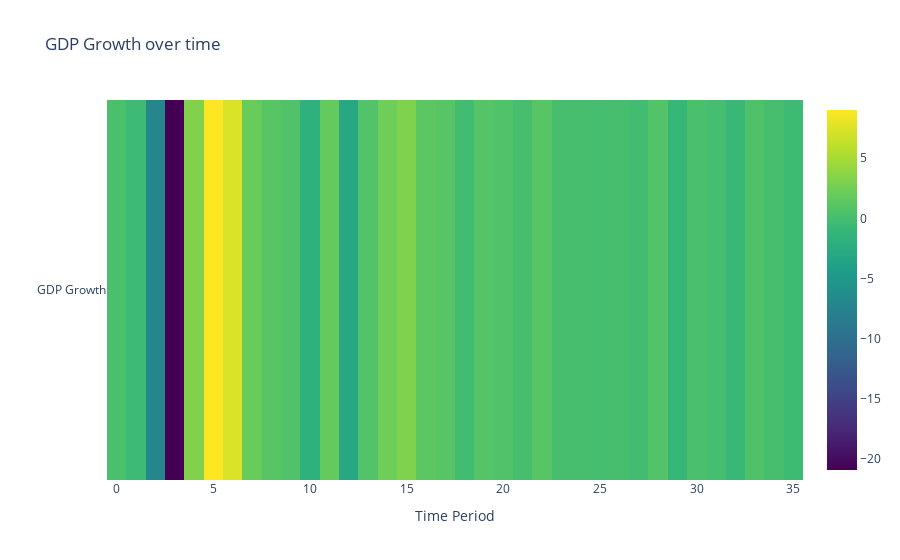

The code cell stored with this chart in its notebook:
### Code cell
# Let’s have a look at the GDP growth over time

fig = go.Figure(data = go.Heatmap(z = [data['GDP Growth']],
                                 x = data.index,
                                 y = ['GDP Growth'],
                                 colorscale= 'Viridis'))

fig.update_layout(title = 'GDP Growth over time',
                 xaxis_title = 'Time Period',
                 yaxis_title = '')

fig.show()

### Figure 1 — Plotly figure (JSON) as saved in the notebook; plotly's stock layout.template omitted (floating-point values rounded to 4 significant figures)
{"data": [{"colorscale": [[0, "#440154"], [0.1111, "#482878"], [0.2222, "#3e4989"], [0.3333, "#31688e"], [0.4444, "#26828e"], [0.5556, "#1f9e89"], [0.6667, "#35b779"], [0.7778, "#6ece58"], [0.8889, "#b5de2b"], [1, "#fde725"]], "type": "heatmap", "x": [0, 1, 2, 3, 4, 5, 6, 7, 8, 9, 10, 11, 12, 13, 14, 15, 16, 17, 18, 19, 20, 21, 22, 23, 24, 25, 26, 27, 28, 29, 30, 31, 32, 33, 34, 35], "y": ["GDP Growth"], "z": [[0.3, -0.5, -7, -20.9, 3.2, 9, 7.4, 2, 1.1, 0.6, -1.8, 1.8, -2.9, 0.7, 2.3, 3.1, 1.3, 1, -0.2, 0.9, 0.6, 0.1, 1, 0.1, 0.1, 0, 0.1, -0.2, 0.7, -0.9, 0.3, 0, -0.8, 0.5, 0.1, -0.5]]}], "layout": {"autosize": true, "title": {"text": "GDP Growth over time"}, "xaxis": {"autorange": true, "range": [-0.5, 35.5], "title": {"text": "Time Period"}, "type": "linear"}, "yaxis": {"autorange": true, "range": [-0.5, 0.5], "title": {"text": ""}, "type": "category"}}}
